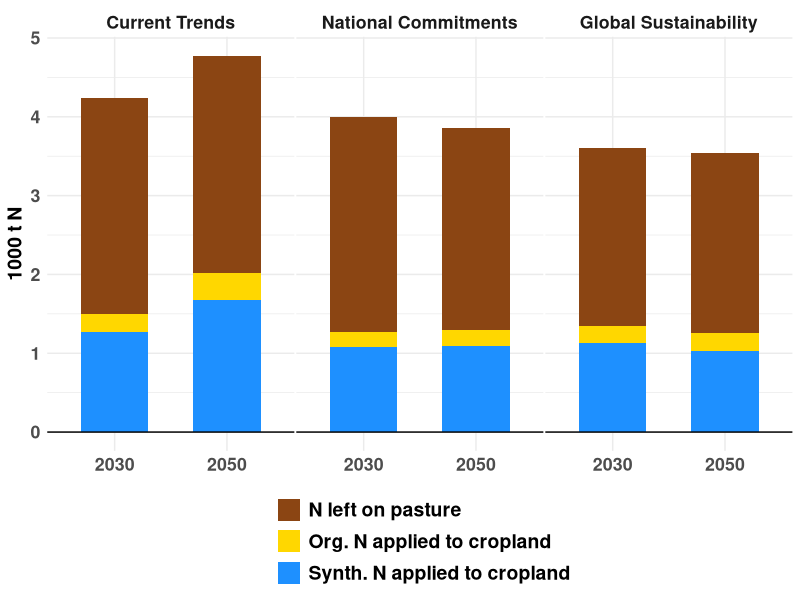
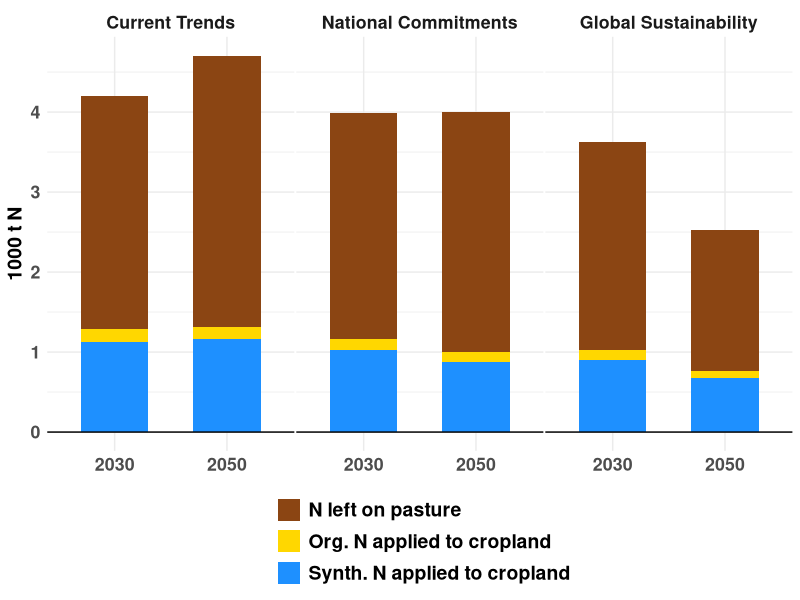
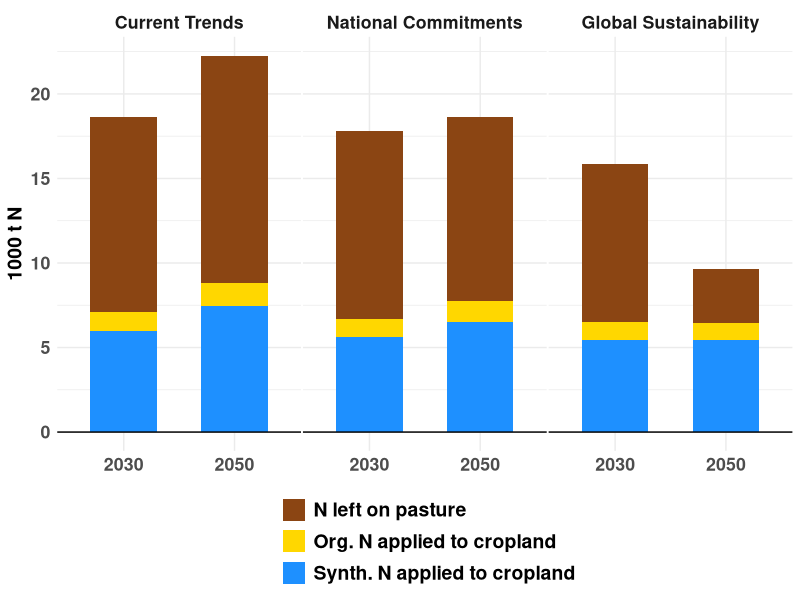
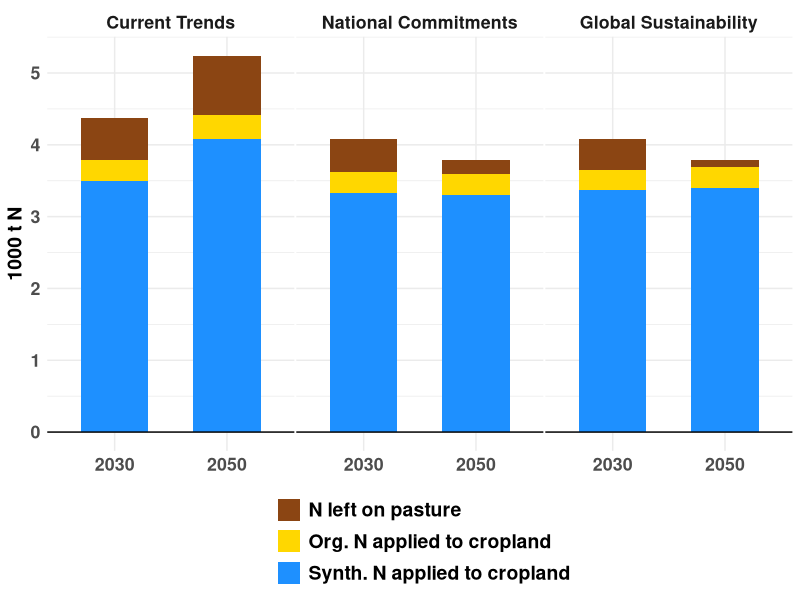
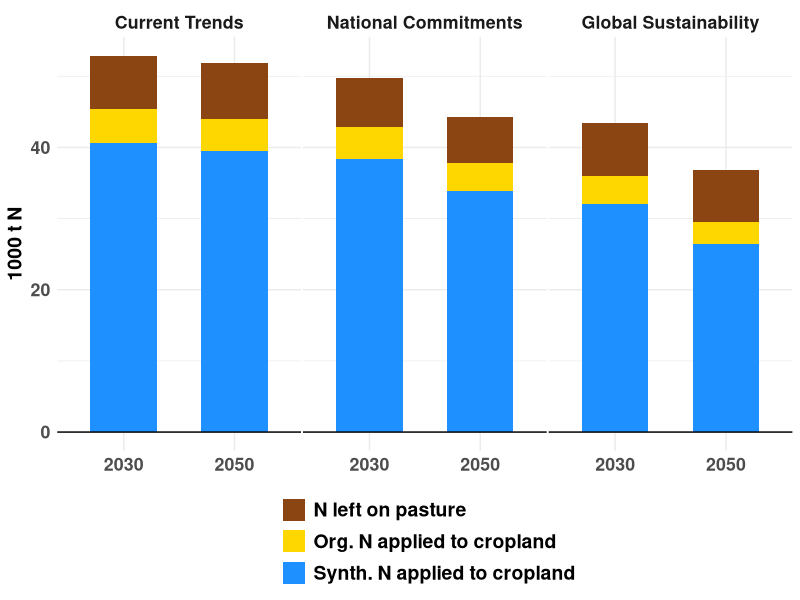
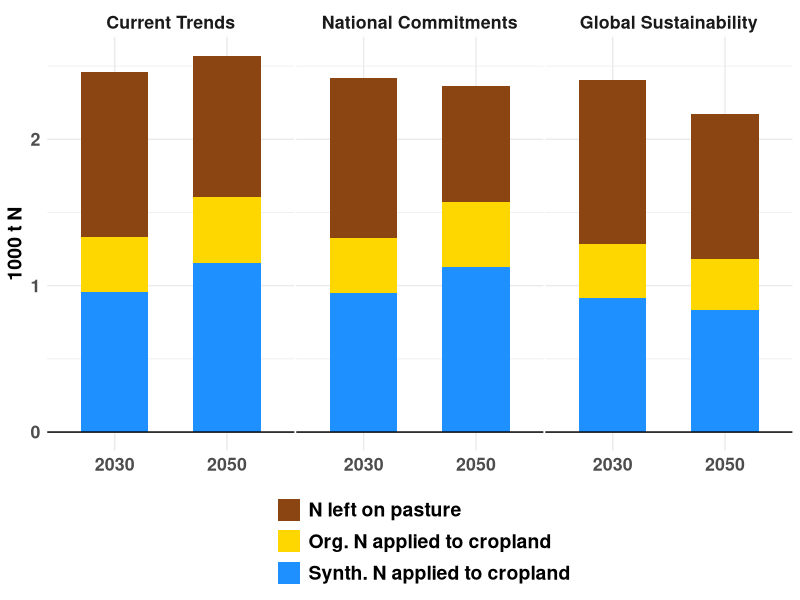
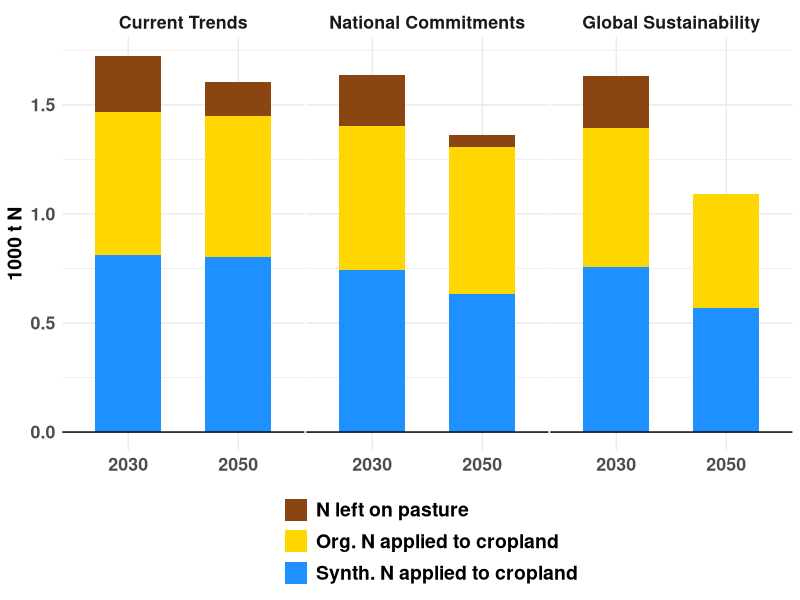
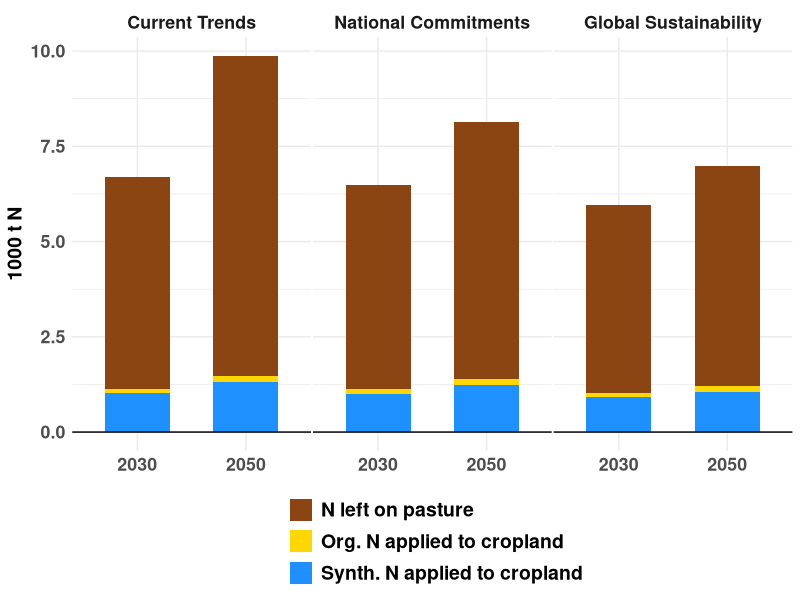

Write the R code that produced these figures, in order.
## cropland composition

# libraries ---------------------------------------------------------------
library(here)
#library(plyr)
library(dplyr)
library(tidyr)
library(readxl)
library(readr)
library(ggplot2)
library(conflicted)


conflicted::conflict_prefer("rename", "dplyr")
conflicted::conflict_prefer("mutate", "dplyr")
conflicted::conflict_prefer("summarise", "dplyr")
conflicts_prefer(dplyr::filter)
here()


#Data -------------------------------------------------------------------
scenathon<- read.csv(here("data", "240523_FullDataBase_expost.csv"), sep = "") %>% 
  filter(tradeadjustment == "Yes") %>% 
  filter(year %in% c("2030", "2050")) %>% 
  mutate(pathway_id = factor(pathway_id, levels = c("CT", "NC", "GS"))) %>% 
  select(pathway_id, country, year, calcn_synth, calcn_agsoils, calcn_leftpasture) %>% 
  rename(`Org. N applied to cropland` = calcn_agsoils,
         `N left on pasture` = calcn_leftpasture,
         `Synth. N applied to cropland` = calcn_synth) %>% 
  pivot_longer(cols = c(`Org. N applied to cropland`,
                        `N left on pasture`,
                        `Synth. N applied to cropland`), 
               names_to = "type", values_to = "value") %>% 
  mutate(type = factor(type, levels = c("N left on pasture", 
                                        "Org. N applied to cropland", 
                                        "Synth. N applied to cropland")))

#List countries
countries <- c(
  "ARG",
  "AUS",
  "BRA"
  , "CAN", "CHN", "COL","DEU",
  "ETH"
  ,"FIN","GBR", "IDN", "IND",
  "MEX"
  ,"NOR", "RUS", "RWA","SWE",  "USA",
  "DNK",
  "GRC","TUR", "NPL",
  "R_ASP", "R_CSA", "R_NMC", "R_OEU", "R_NEU", "R_SSA"
)



figure_directory <- here("output", "figures", "Fig11_NApplication")
dir.create(figure_directory, recursive = TRUE, showWarnings = FALSE)
print(figure_directory)

# Loop for each country

for (cur_country in countries) {
  
  country_data <- subset(scenathon, country == cur_country)
  print(summary(country_data))
  # Create plot for the specific country
  p_N <- ggplot(country_data, aes(x = as.factor(year))) +
    geom_bar(aes(y = value/1000, fill = type), stat = "identity", position = "stack", width = 0.6) +
    geom_hline(yintercept = 0, linetype = "solid") +
    labs(x="",
         y = "1000 t N",
         fill = ""
    ) +
    #scale_y_continuous(breaks = seq(0, max(country_data$kcalfeasprod_productgroup + 2000), 250)) +
    facet_grid(. ~ pathway_id, scales = "free_y",
               labeller = labeller(pathway_id = c(
                 "CT" = "Current Trends",
                 "NC" = "National Commitments",
                 "GS" = "Global Sustainability"
               )))+
    scale_fill_manual(values = c(`N left on pasture` = "#8B4513", 
                                 `Org. N applied to cropland` = "#FFD700", 
                                 `Synth. N applied to cropland` = "#1E90FF")) +  
    theme_minimal() +
    theme(
      text = element_text(family = "sans", "black", size = 16, face = "bold"),
      # legend.title = element_text(family = "sans", color = "steelblue", size = 16, face = "bold"),
      legend.text = element_text(family = "sans", size = 14),
      # plot.title = element_text(color = "steelblue", size = 16, face = "bold"),
      axis.title.x = element_blank(),
      axis.title.y = element_text(color = "black", size = 14),
      legend.position = "bottom",
      panel.spacing = unit(0.05, "cm")
    ) +
    
    guides(fill = guide_legend(nrow = 3))
  
  # Save the plot as a TIFF file
  filename <- paste0(format(Sys.Date(),format = "%y%m%d"), "_", gsub(" ", "_", cur_country), ".tiff")
  tiff(
    filename = here(figure_directory, filename),
    units = "cm", height = 15.8, width = 17.4, res = 300)
    #units = "in", height = 3.657407, width = 4.023148, res = 96)
  print(p_N)
  dev.off()
  
}
